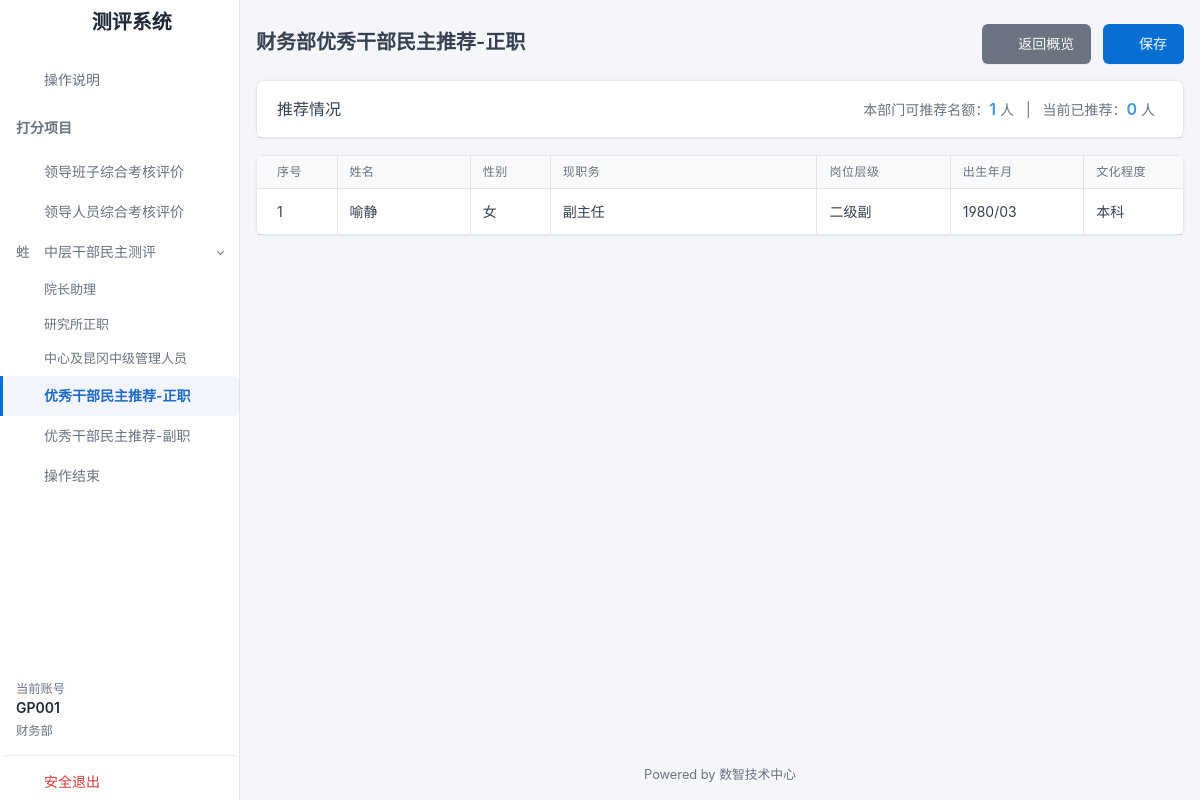
The app's page /assessment/recommend-principal (signed in) with its own data.
### tables this page shows
CREATE TABLE recommend_principal (
            id INTEGER PRIMARY KEY AUTOINCREMENT,
            sort_no INTEGER,            -- 排序号
            name TEXT NOT NULL,         -- 姓名
            gender TEXT,                -- 性别
            birth_date TEXT,            -- 出生年月
            dept_name TEXT NOT NULL,    -- 部门名称
            dept_code TEXT NOT NULL,    -- 部门代码
            rank_level TEXT,            -- 岗位层级
            education TEXT,             -- 文化程度
            rank_time TEXT,             -- 现职级时间
            current_position TEXT,      -- 现职务
            
            updated_at DATETIME DEFAULT CURRENT_TIMESTAMP
        );

### app.py (the view)
@app.route('/assessment/recommend-principal')
def assessment_recommend_principal():
    if session.get('assessor_role') != 'assessor':
        return redirect(url_for('index'))
    rater_account = session.get('assessor_username')
    db = get_db()
    user_row = db.execute('''

        SELECT a.username, a.dept_code, d.dept_name, d.count_recommend_principal

        FROM evaluation_accounts a

        LEFT JOIN department_config d ON a.dept_code = d.dept_code

        WHERE a.username=?

    ''', (rater_account,)).fetchone()
    if not user_row: return "无效账号", 403
    limit_count = user_row['count_recommend_principal'] or 0
    dept_name = user_row['dept_name']
    if limit_count < 1:
        return render_template('assessment_error.html', msg="贵部门无此项推荐名额")
    dept_code = user_row['dept_code']
    candidates = db.execute('SELECT * FROM recommend_principal WHERE dept_code=? ORDER BY sort_no ASC', (dept_code,)).fetchall()
    recs = db.execute('SELECT examinee_id FROM recommendation_scores_principal WHERE rater_account=?',
                      (rater_account,)).fetchall()
    selected_ids = [r['examinee_id'] for r in recs]
    page_title = f"{dept_name}优秀干部民主推荐-正职"
    return render_template('assessment_recommend_principal.html',
                           page_title=page_title,
                           limit_count=limit_count,
                           candidates=candidates,
                           selected_ids=selected_ids)

### app.py (called while the page is built)
def get_db():
    db = getattr(g, '_database', None)
    if db is None:
        db = g._database = sqlite3.connect(DATABASE)
        db.execute('PRAGMA journal_mode=WAL;')
        db.row_factory = sqlite3.Row
    return db

@app.teardown_appcontext
def close_connection(exception):
    db = getattr(g, '_database', None)
    if db is not None:
        db.close()

### templates/assessment_recommend_principal.html (shortened to what this page needs)
{% extends "base_assessment.html" %}
{% block content %}
<div class="container-fluid">
    <div class="row g-2 align-items-center mb-3">
        <div class="col">
            <h2 class="page-title">{{ page_title }}</h2>
        </div>
        <div class="col-auto ms-auto">
            <a href="{{ url_for('assessment_overview') }}" class="btn btn-secondary me-2">
                <i class="ti ti-arrow-left me-2"></i>返回概览
            </a>
            <button class="btn btn-primary" id="submitBtn" onclick="submitData()">
                <i class="ti ti-device-floppy me-2"></i>保存
            </button>
        </div>
    </div>
    <div class="card mb-3">
        <div class="card-header">
            <h3 class="card-title">推荐情况</h3>
            <div class="ms-auto text-muted">
                本部门可推荐名额：<span class="text-azure fw-bold fs-3">{{ limit_count }}</span> 人
                <span class="mx-2">|</span>
                当前已推荐：<span class="text-azure fw-bold fs-3" id="selected-count">0</span> 人
            </div>
        </div>
    </div>
    <div class="card">
        <div class="table-responsive">
            <table class="table table-vcenter table-hover table-bordered card-table" style="min-width: 1200px;">
                <thead>
                    <tr>
                        <th style="min-width: 60px;">序号</th>
                        <th style="min-width: 100px;">姓名</th>
                        <th style="min-width: 60px;">性别</th>
                        <th style="min-width: 200px;">现职务</th>
                        <th style="min-width: 100px;">岗位层级</th>
                        <th style="min-width: 100px;">出生年月</th>
                        <th style="min-width: 100px;">文化程度</th>
                    </tr>
                </thead>
                <tbody>
                    {% for c in candidates %}
                    <tr onclick="toggleRow('{{ c.id }}')">
                        <td>{{ c.sort_no }}</td>
                        <td>{{ c.name }}</td>
                        <td>{{ c.gender }}</td>
                        <td>{{ c.current_position }}</td>
                        <td>{{ c.rank_level }}</td>
                        <td>{{ c.birth_date }}</td>
                        <td>{{ c.education }}</td>
                    </tr>
                    {% endfor %}
                </tbody>
            </table>
        </div>
    </div>
</div>
{% endblock %}

### templates/base_assessment.html (style rules this page uses)
:root { --tblr-font-sans-serif: 'Inter', -apple-system, BlinkMacSystemFont, sans-serif; }
body { font-feature-settings: "cv03", "cv04", "cv11"; background-color: #f4f6fa; }

### records on screen
recommend_principal: sort_no "1", name "喻静", gender "女", current_position "副主任", rank_level "二级副", birth_date "1980/03", education "本科"

### other values on screen
{{ item.title }} "院长助理" "研究所正职" "中心及昆冈中级管理人员"
{{ session.get('assessor_username', 'Unknown') }} "GP001"
{{ session.get('assessor_dept_name', '') }} "财务部"
{{ page_title }} "财务部优秀干部民主推荐-正职"
{{ limit_count }} "1"
